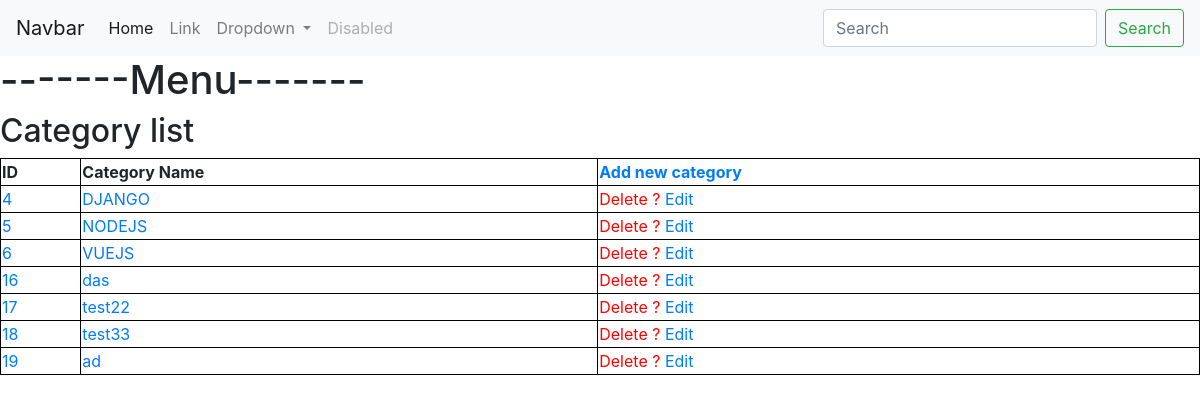
The page /category/list on the database its author committed.
### quiz/models.py (models this page shows, shortened)
class BaseModel(models.Model):
    class Meta:
        abstract = True
    created = models.DateTimeField(auto_now_add=True)
    modified = models.DateTimeField(auto_now=True)

class Category(BaseModel):
    id = models.AutoField(primary_key=True)
    content = models.CharField(_('Content'), max_length=255, unique=True)
    class Meta:
        verbose_name = _('Category')
        verbose_name_plural = _('Category')

### quiz/views/category.py (the view)
# urls.py: path('category/list', category.CategoryListView.as_view(
class CategoryListView(generic.ListView):
    model = Category

### quiz/templates/category/category_list.html (shortened to what this page needs)
{% extends "base_generic.html" %}
{% block content %}
    <h2>Category list</h2>
    {% if category_list %}
    <table style="width:100%">
        <tr>
          <th>ID</th>
          <th>Category Name</th>
          <th><a href="{% url 'create-category' %}">Add new category</a></th>
        </tr>
        {% for category in category_list %}
        <tr>
          <td><a href="{% url 'category-detail' category.id %}">{{category.id}}</a></td>
          <td><a href="{% url 'category-detail' category.id %}">{{category.content}}</a></td>
          <td>
            <a href="{% url 'delete-category' category.id %}" style="color: red">Delete ?</a>
            <a href="{% url 'update-category' category.id %}">Edit</a>
          </td>
        </tr>
        {% endfor %}
      </table>
    {% else %}
        <p>Don't have any categories</p>
    {% endif %}
{% endblock content %}

### quiz/templates/base_generic.html (shortened to what this page needs)
<!DOCTYPE html>
<html lang="en">
<head>
    <link rel="stylesheet" href="https://cdn.jsdelivr.net/npm/bootstrap@4.5.3/dist/css/bootstrap.min.css">
    {% load static %}
    <link rel="stylesheet" href="{% static 'css/styles.css' %}">
</head>
<body>
    <nav class="navbar navbar-expand-lg navbar-light bg-light">
        <a class="navbar-brand" href="#">Navbar</a>
        <div class="collapse navbar-collapse" id="navbarSupportedContent">
          <ul class="navbar-nav mr-auto">
            <li class="nav-item active">
              <a class="nav-link" href="#">Home <span class="sr-only">(current)</span></a>
            </li>
            <li class="nav-item">
              <a class="nav-link" href="#">Link</a>
            </li>
            <li class="nav-item dropdown">
              <a class="nav-link dropdown-toggle" href="#" id="navbarDropdown" role="button" data-toggle="dropdown" aria-haspopup="true" aria-expanded="false">
                Dropdown
              </a>
            </li>
            <li class="nav-item">
              <a class="nav-link disabled" href="#">Disabled</a>
            </li>
          </ul>
          <form class="form-inline my-2 my-lg-0">
            <input class="form-control mr-sm-2" type="search" placeholder="Search" aria-label="Search">
            <button class="btn btn-outline-success my-2 my-sm-0" type="submit">Search</button>
          </form>
        </div>
      </nav>
    <h1>-------Menu-------</h1>
    {% block content %}
    {% endblock content %}
</body>
</html>

### static/css/styles.css (style rules this page uses)
table, th, td { border: 1px solid black; border-collapse: collapse; }

### rows shown on the page
Category: id "4", content "DJANGO"
Category: id "5", content "NODEJS"
Category: id "6", content "VUEJS"
Category: id "16", content "das"
Category: id "17", content "test22"
Category: id "18", content "test33"
Category: id "19", content "ad"
